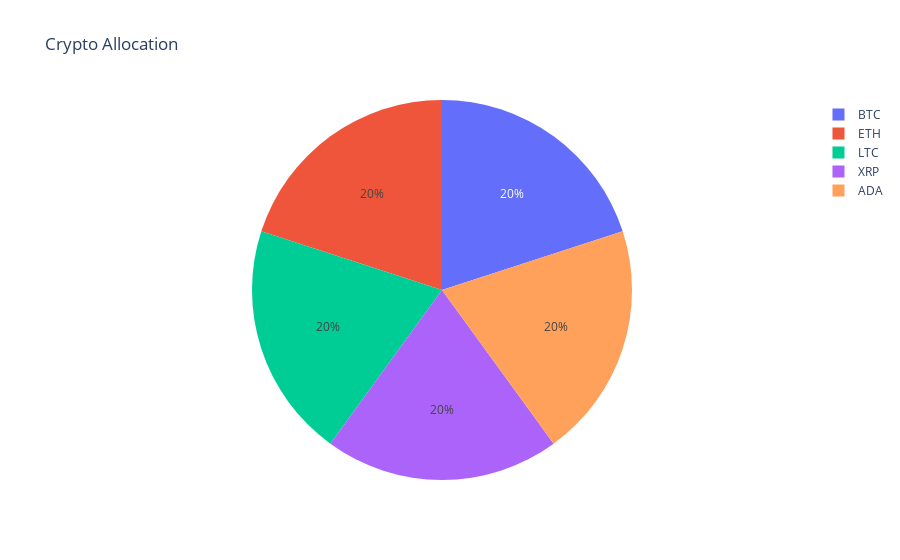

The notebook cell saved with this chart:
### Code cell
fig = px.pie(crypto_df1, values = 'allocation %', names = ['BTC', 'ETH', 'LTC', 'XRP', 'ADA'], title = 'Crypto Allocation')
fig.show()

### Figure 1 — Plotly figure (JSON) as saved in the notebook; plotly's stock layout.template omitted (floating-point values rounded to 4 significant figures)
{"data": [{"domain": {"x": [0, 1], "y": [0, 1]}, "hovertemplate": "label=%{label}<br>allocation %=%{value}<extra></extra>", "labels": ["BTC", "ETH", "LTC", "XRP", "ADA"], "legendgroup": "", "name": "", "showlegend": true, "type": "pie", "values": [20, 20, 20, 20, 20]}], "layout": {"legend": {"tracegroupgap": 0}, "title": {"text": "Crypto Allocation"}}}
